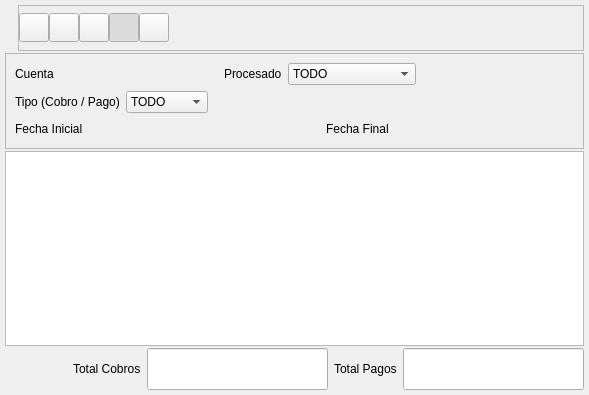
<ui version="4.0" >
 <class>CobroPagoBase</class>
 <widget class="QWidget" name="CobroPagoBase" >
  <property name="geometry" >
   <rect>
    <x>0</x>
    <y>0</y>
    <width>589</width>
    <height>395</height>
   </rect>
  </property>
  <property name="windowTitle" >
   <string>Gestión de Cobros y Pagos</string>
  </property>
  <property name="windowIcon" >
   <iconset resource="../../../bulmages.qrc" >:/Bulmafact48x48/images/png/48x48/i_bulmages_bancos_listado.48x48.png</iconset>
  </property>
  <layout class="QVBoxLayout" >
   <property name="margin" >
    <number>5</number>
   </property>
   <property name="spacing" >
    <number>2</number>
   </property>
   <item>
    <layout class="QHBoxLayout" >
     <property name="margin" >
      <number>0</number>
     </property>
     <property name="spacing" >
      <number>6</number>
     </property>
     <item>
      <widget class="QLabel" name="label" >
       <property name="text" >
        <string/>
       </property>
       <property name="pixmap" >
        <pixmap resource="../../../bulmages.qrc" >:/Bulmafact48x48/images/png/48x48/i_bulmages_bancos_listado.48x48.png</pixmap>
       </property>
      </widget>
     </item>
     <item>
      <widget class="QFrame" name="frame" >
       <property name="frameShape" >
        <enum>QFrame::StyledPanel</enum>
       </property>
       <property name="frameShadow" >
        <enum>QFrame::Raised</enum>
       </property>
       <layout class="QHBoxLayout" >
        <property name="margin" >
         <number>0</number>
        </property>
        <property name="spacing" >
         <number>0</number>
        </property>
        <item>
         <widget class="QToolButton" name="mui_crear" >
          <property name="toolTip" >
           <string>Generar Asiento</string>
          </property>
          <property name="whatsThis" >
           <string>Generar Asiento</string>
          </property>
          <property name="text" >
           <string/>
          </property>
          <property name="icon" >
           <iconset resource="../../../bulmages.qrc" >:/Genericos32x32/images/png/i_fileNew.xpm</iconset>
          </property>
          <property name="iconSize" >
           <size>
            <width>22</width>
            <height>22</height>
           </size>
          </property>
         </widget>
        </item>
        <item>
         <widget class="QToolButton" name="mui_guardar" >
          <property name="toolTip" >
           <string>Actualizar</string>
          </property>
          <property name="text" >
           <string/>
          </property>
          <property name="icon" >
           <iconset resource="../../../bulmages.qrc" >:/Genericos32x32/images/png/i_save.xpm</iconset>
          </property>
          <property name="iconSize" >
           <size>
            <width>22</width>
            <height>22</height>
           </size>
          </property>
         </widget>
        </item>
        <item>
         <widget class="QToolButton" name="mui_borrar" >
          <property name="toolTip" >
           <string>Actualizar</string>
          </property>
          <property name="text" >
           <string/>
          </property>
          <property name="icon" >
           <iconset resource="../../../bulmages.qrc" >:/Genericos32x32/images/png/i_dele.png</iconset>
          </property>
          <property name="iconSize" >
           <size>
            <width>22</width>
            <height>22</height>
           </size>
          </property>
         </widget>
        </item>
        <item>
         <widget class="QToolButton" name="mui_filtrar" >
          <property name="toolTip" >
           <string>Actualizar</string>
          </property>
          <property name="text" >
           <string/>
          </property>
          <property name="icon" >
           <iconset resource="../../../bulmages.qrc" >:/Genericos32x32/images/png/i_find.png</iconset>
          </property>
          <property name="iconSize" >
           <size>
            <width>22</width>
            <height>22</height>
           </size>
          </property>
          <property name="checkable" >
           <bool>true</bool>
          </property>
          <property name="checked" >
           <bool>true</bool>
          </property>
         </widget>
        </item>
        <item>
         <widget class="QToolButton" name="mui_actualizar" >
          <property name="toolTip" >
           <string>Actualizar</string>
          </property>
          <property name="text" >
           <string/>
          </property>
          <property name="icon" >
           <iconset resource="../../../bulmages.qrc" >:/Genericos32x32/images/png/i_reload.png</iconset>
          </property>
          <property name="iconSize" >
           <size>
            <width>22</width>
            <height>22</height>
           </size>
          </property>
         </widget>
        </item>
        <item>
         <spacer>
          <property name="orientation" >
           <enum>Qt::Horizontal</enum>
          </property>
          <property name="sizeType" >
           <enum>QSizePolicy::Expanding</enum>
          </property>
          <property name="sizeHint" >
           <size>
            <width>571</width>
            <height>44</height>
           </size>
          </property>
         </spacer>
        </item>
       </layout>
      </widget>
     </item>
    </layout>
   </item>
   <item>
    <widget class="QFrame" name="frame_2" >
     <property name="frameShape" >
      <enum>QFrame::StyledPanel</enum>
     </property>
     <property name="frameShadow" >
      <enum>QFrame::Raised</enum>
     </property>
     <layout class="QVBoxLayout" >
      <property name="margin" >
       <number>9</number>
      </property>
      <property name="spacing" >
       <number>6</number>
      </property>
      <item>
       <layout class="QHBoxLayout" >
        <property name="margin" >
         <number>0</number>
        </property>
        <property name="spacing" >
         <number>6</number>
        </property>
        <item>
         <layout class="QHBoxLayout" >
          <property name="margin" >
           <number>0</number>
          </property>
          <property name="spacing" >
           <number>6</number>
          </property>
          <item>
           <widget class="QLabel" name="textLabel1_3" >
            <property name="text" >
             <string>Cuenta</string>
            </property>
           </widget>
          </item>
          <item>
           <widget class="BusquedaCuenta" native="1" name="m_cuenta" />
          </item>
         </layout>
        </item>
        <item>
         <spacer>
          <property name="orientation" >
           <enum>Qt::Horizontal</enum>
          </property>
          <property name="sizeType" >
           <enum>QSizePolicy::Expanding</enum>
          </property>
          <property name="sizeHint" >
           <size>
            <width>141</width>
            <height>20</height>
           </size>
          </property>
         </spacer>
        </item>
        <item>
         <layout class="QHBoxLayout" >
          <property name="margin" >
           <number>0</number>
          </property>
          <property name="spacing" >
           <number>6</number>
          </property>
          <item>
           <widget class="QLabel" name="textLabel1_2" >
            <property name="text" >
             <string>Procesado</string>
            </property>
           </widget>
          </item>
          <item>
           <widget class="QComboBox" name="m_procesado" >
            <item>
             <property name="text" >
              <string>TODO</string>
             </property>
            </item>
            <item>
             <property name="text" >
              <string>PROCESADO</string>
             </property>
            </item>
            <item>
             <property name="text" >
              <string>NO PROCESADO</string>
             </property>
            </item>
           </widget>
          </item>
         </layout>
        </item>
        <item>
         <spacer>
          <property name="orientation" >
           <enum>Qt::Horizontal</enum>
          </property>
          <property name="sizeHint" >
           <size>
            <width>40</width>
            <height>20</height>
           </size>
          </property>
         </spacer>
        </item>
       </layout>
      </item>
      <item>
       <layout class="QHBoxLayout" >
        <property name="margin" >
         <number>0</number>
        </property>
        <property name="spacing" >
         <number>6</number>
        </property>
        <item>
         <layout class="QHBoxLayout" >
          <property name="margin" >
           <number>0</number>
          </property>
          <property name="spacing" >
           <number>6</number>
          </property>
          <item>
           <widget class="QLabel" name="textLabel1" >
            <property name="text" >
             <string>Tipo (Cobro / Pago)</string>
            </property>
           </widget>
          </item>
          <item>
           <widget class="QComboBox" name="m_tipoprevcobro" >
            <item>
             <property name="text" >
              <string>TODO</string>
             </property>
            </item>
            <item>
             <property name="text" >
              <string>COBROS</string>
             </property>
            </item>
            <item>
             <property name="text" >
              <string>PAGOS</string>
             </property>
            </item>
           </widget>
          </item>
         </layout>
        </item>
        <item>
         <spacer>
          <property name="orientation" >
           <enum>Qt::Horizontal</enum>
          </property>
          <property name="sizeHint" >
           <size>
            <width>40</width>
            <height>20</height>
           </size>
          </property>
         </spacer>
        </item>
       </layout>
      </item>
      <item>
       <layout class="QHBoxLayout" >
        <property name="margin" >
         <number>0</number>
        </property>
        <property name="spacing" >
         <number>6</number>
        </property>
        <item>
         <layout class="QHBoxLayout" >
          <property name="margin" >
           <number>0</number>
          </property>
          <property name="spacing" >
           <number>6</number>
          </property>
          <item>
           <widget class="QLabel" name="textLabel1_2_3" >
            <property name="text" >
             <string>Fecha Inicial</string>
            </property>
           </widget>
          </item>
          <item>
           <widget class="BusquedaFecha" native="1" name="m_firstDate" />
          </item>
         </layout>
        </item>
        <item>
         <spacer>
          <property name="orientation" >
           <enum>Qt::Horizontal</enum>
          </property>
          <property name="sizeType" >
           <enum>QSizePolicy::Expanding</enum>
          </property>
          <property name="sizeHint" >
           <size>
            <width>231</width>
            <height>20</height>
           </size>
          </property>
         </spacer>
        </item>
        <item>
         <layout class="QHBoxLayout" >
          <property name="margin" >
           <number>0</number>
          </property>
          <property name="spacing" >
           <number>6</number>
          </property>
          <item>
           <widget class="QLabel" name="textLabel1_2_2_2" >
            <property name="text" >
             <string>Fecha Final</string>
            </property>
           </widget>
          </item>
          <item>
           <widget class="BusquedaFecha" native="1" name="m_lastDate" />
          </item>
         </layout>
        </item>
        <item>
         <spacer>
          <property name="orientation" >
           <enum>Qt::Horizontal</enum>
          </property>
          <property name="sizeHint" >
           <size>
            <width>40</width>
            <height>20</height>
           </size>
          </property>
         </spacer>
        </item>
       </layout>
      </item>
     </layout>
    </widget>
   </item>
   <item>
    <widget class="SubForm2Bc" name="mui_listado" />
   </item>
   <item>
    <layout class="QHBoxLayout" >
     <property name="margin" >
      <number>0</number>
     </property>
     <property name="spacing" >
      <number>6</number>
     </property>
     <item>
      <spacer>
       <property name="orientation" >
        <enum>Qt::Horizontal</enum>
       </property>
       <property name="sizeType" >
        <enum>QSizePolicy::Expanding</enum>
       </property>
       <property name="sizeHint" >
        <size>
         <width>131</width>
         <height>31</height>
        </size>
       </property>
      </spacer>
     </item>
     <item>
      <widget class="QLabel" name="textLabel1_4" >
       <property name="text" >
        <string>Total Cobros</string>
       </property>
      </widget>
     </item>
     <item>
      <widget class="QLineEdit" name="m_totalCobros" >
       <property name="enabled" >
        <bool>true</bool>
       </property>
       <property name="font" >
        <font>
         <family>Sans Serif</family>
         <pointsize>18</pointsize>
         <weight>75</weight>
         <italic>false</italic>
         <bold>true</bold>
         <underline>false</underline>
         <strikeout>false</strikeout>
        </font>
       </property>
       <property name="alignment" >
        <set>Qt::AlignRight</set>
       </property>
       <property name="readOnly" >
        <bool>false</bool>
       </property>
      </widget>
     </item>
     <item>
      <widget class="QLabel" name="textLabel1_4_2" >
       <property name="text" >
        <string>Total Pagos</string>
       </property>
      </widget>
     </item>
     <item>
      <widget class="QLineEdit" name="m_totalPagos" >
       <property name="enabled" >
        <bool>true</bool>
       </property>
       <property name="font" >
        <font>
         <family>Sans Serif</family>
         <pointsize>18</pointsize>
         <weight>75</weight>
         <italic>false</italic>
         <bold>true</bold>
         <underline>false</underline>
         <strikeout>false</strikeout>
        </font>
       </property>
       <property name="alignment" >
        <set>Qt::AlignRight</set>
       </property>
       <property name="readOnly" >
        <bool>false</bool>
       </property>
      </widget>
     </item>
    </layout>
   </item>
  </layout>
 </widget>
 <layoutdefault spacing="6" margin="11" />
 <customwidgets>
  <customwidget>
   <class>BusquedaFecha</class>
   <extends>QWidget</extends>
   <header>../../../bulmages/bulmalib/busquedafecha.h</header>
  </customwidget>
  <customwidget>
   <class>SubForm2Bc</class>
   <extends>QTableWidget</extends>
   <header>subform2bc.h</header>
  </customwidget>
  <customwidget>
   <class>BusquedaCuenta</class>
   <extends>QWidget</extends>
   <header>busquedacuenta.h</header>
  </customwidget>
 </customwidgets>
 <resources>
  <include location="../../../bulmages.qrc" />
 </resources>
 <connections>
  <connection>
   <sender>mui_filtrar</sender>
   <signal>toggled(bool)</signal>
   <receiver>frame_2</receiver>
   <slot>setShown(bool)</slot>
   <hints>
    <hint type="sourcelabel" >
     <x>186</x>
     <y>31</y>
    </hint>
    <hint type="destinationlabel" >
     <x>189</x>
     <y>97</y>
    </hint>
   </hints>
  </connection>
 </connections>
</ui>
